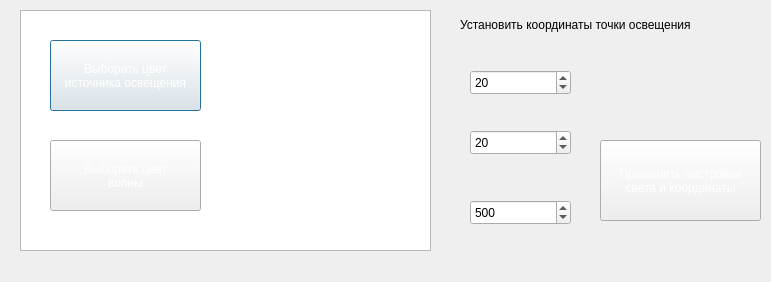
<?xml version="1.0" encoding="UTF-8"?>
<ui version="4.0">
 <class>Light_Color_Dialog</class>
 <widget class="QDialog" name="Light_Color_Dialog">
  <property name="geometry">
   <rect>
    <x>0</x>
    <y>0</y>
    <width>771</width>
    <height>282</height>
   </rect>
  </property>
  <property name="windowTitle">
   <string>Dialog</string>
  </property>
  <widget class="QGraphicsView" name="graphicsView">
   <property name="geometry">
    <rect>
     <x>20</x>
     <y>10</y>
     <width>411</width>
     <height>241</height>
    </rect>
   </property>
  </widget>
  <widget class="QPushButton" name="pushButton">
   <property name="geometry">
    <rect>
     <x>50</x>
     <y>40</y>
     <width>151</width>
     <height>71</height>
    </rect>
   </property>
   <property name="styleSheet">
    <string notr="true">color: white;</string>
   </property>
   <property name="text">
    <string>Выборать цвет
источника освещения</string>
   </property>
  </widget>
  <widget class="QLabel" name="label">
   <property name="geometry">
    <rect>
     <x>460</x>
     <y>0</y>
     <width>271</width>
     <height>51</height>
    </rect>
   </property>
   <property name="text">
    <string>&lt;html&gt;&lt;head/&gt;&lt;body&gt;&lt;p&gt;Установить координаты  точки освещения&lt;/p&gt;&lt;/body&gt;&lt;/html&gt;</string>
   </property>
  </widget>
  <widget class="QPushButton" name="pushButton_2">
   <property name="geometry">
    <rect>
     <x>50</x>
     <y>140</y>
     <width>151</width>
     <height>71</height>
    </rect>
   </property>
   <property name="styleSheet">
    <string notr="true">color: white;</string>
   </property>
   <property name="text">
    <string>Выборать цвет
волны</string>
   </property>
  </widget>
  <widget class="QSpinBox" name="spinBox">
   <property name="geometry">
    <rect>
     <x>470</x>
     <y>70</y>
     <width>101</width>
     <height>25</height>
    </rect>
   </property>
   <property name="minimum">
    <number>-600</number>
   </property>
   <property name="maximum">
    <number>600</number>
   </property>
   <property name="value">
    <number>20</number>
   </property>
  </widget>
  <widget class="QSpinBox" name="spinBox_2">
   <property name="geometry">
    <rect>
     <x>470</x>
     <y>130</y>
     <width>101</width>
     <height>25</height>
    </rect>
   </property>
   <property name="minimum">
    <number>-600</number>
   </property>
   <property name="maximum">
    <number>600</number>
   </property>
   <property name="value">
    <number>20</number>
   </property>
  </widget>
  <widget class="QSpinBox" name="spinBox_3">
   <property name="geometry">
    <rect>
     <x>470</x>
     <y>200</y>
     <width>101</width>
     <height>25</height>
    </rect>
   </property>
   <property name="minimum">
    <number>-600</number>
   </property>
   <property name="maximum">
    <number>600</number>
   </property>
   <property name="value">
    <number>500</number>
   </property>
   <property name="displayIntegerBase">
    <number>10</number>
   </property>
  </widget>
  <widget class="QPushButton" name="pushButton_3">
   <property name="geometry">
    <rect>
     <x>600</x>
     <y>140</y>
     <width>161</width>
     <height>81</height>
    </rect>
   </property>
   <property name="styleSheet">
    <string notr="true">color: white;</string>
   </property>
   <property name="text">
    <string>Применить настройки 
света и координаты</string>
   </property>
  </widget>
 </widget>
 <resources/>
 <connections/>
</ui>
